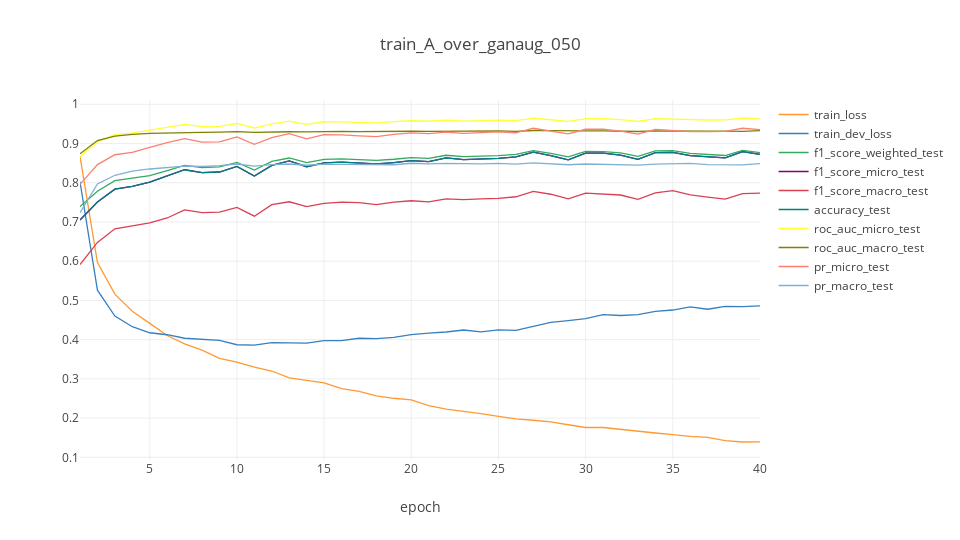
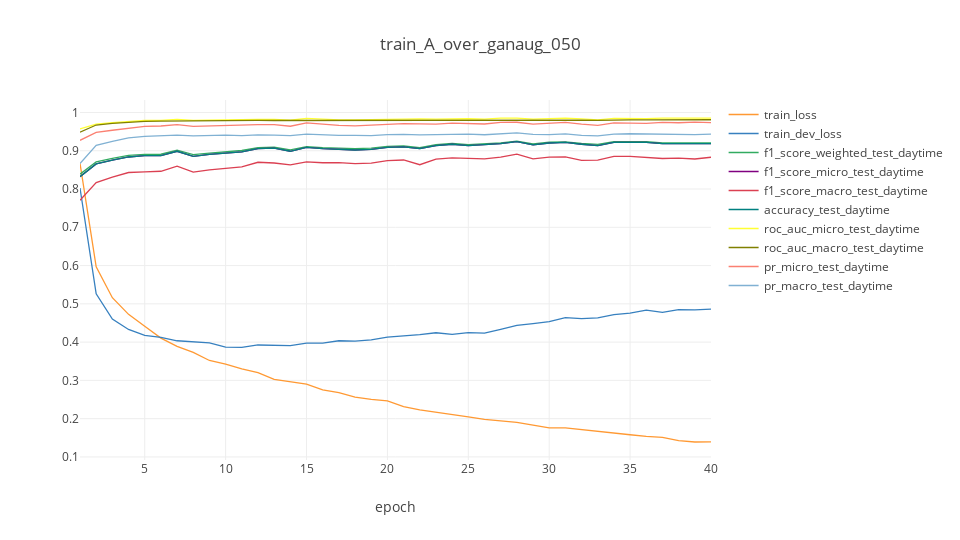
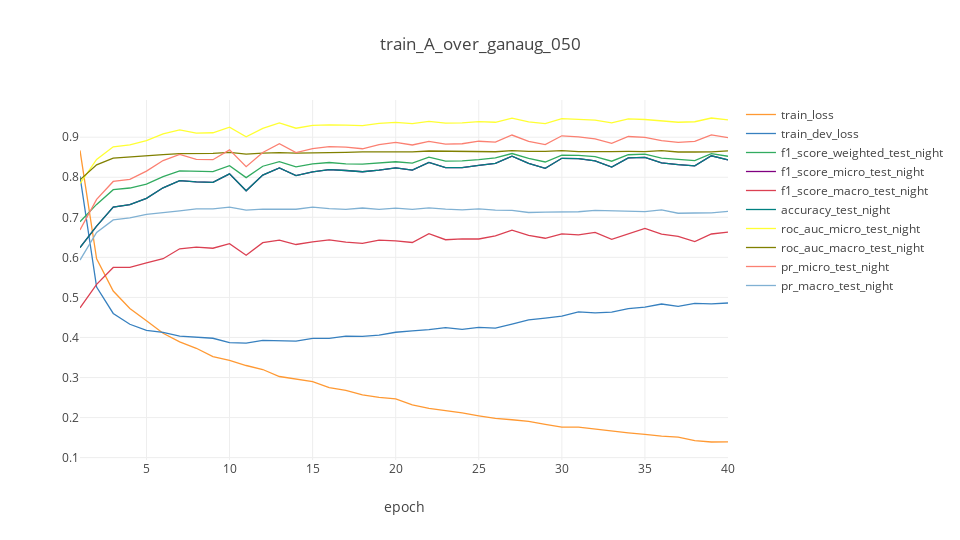
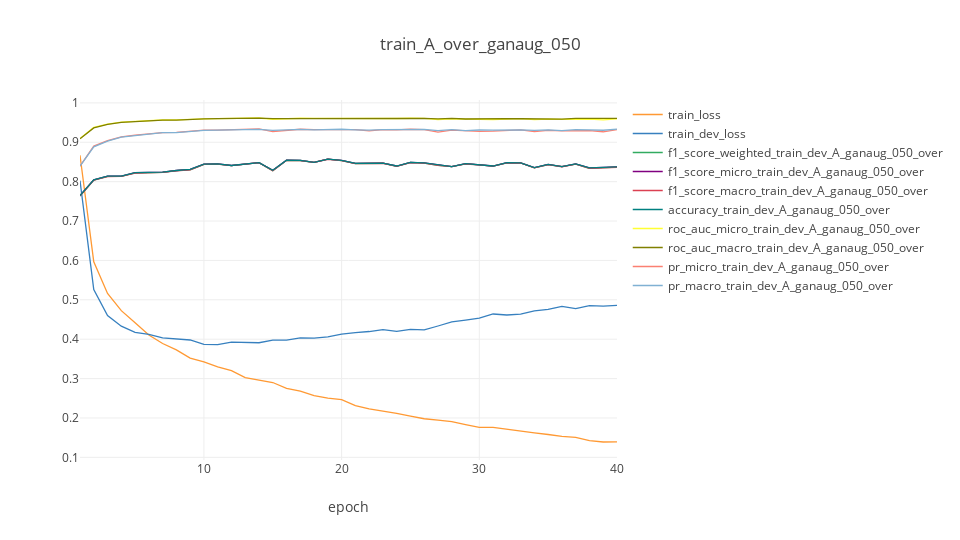

Write notebook code for charts like these, in order.
### Markdown cell above
### Interactive Plotly Plots ##

### Code cell
cf.go_offline(connected = True)
config = {
    "modeBarButtonsToRemove": ["sendDataToCloud"],
    "displaylogo": False
}
layout = {
    "title": plot_title,
    "xaxis": {
        "title": "epoch"
    },    
    "width": 960,
    "height": 540
}
for data in df.data.unique():
    df_data = df.loc[df.data == data]
    df_data = df_data.drop(columns = ["data"])
    df_data = df_data.set_index("epoch", drop = True)
    df_data = df_data.add_suffix("_" + data)
    df_combined_data = df_combined.merge(df_data, on = "epoch")
    fig = df_combined_data.iplot(layout = layout, asFigure = True)
    py.offline.iplot(fig, show_link = False, config = config)
